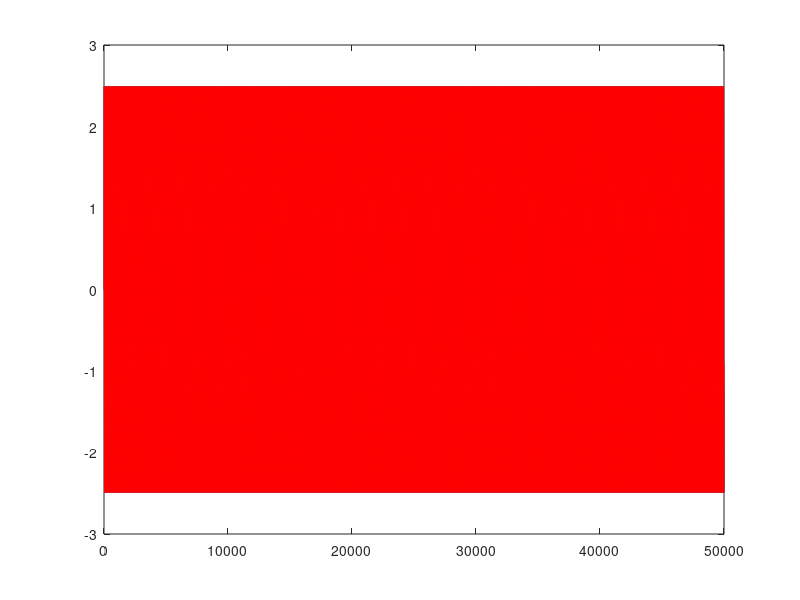

Reproduce this figure in MATLAB.
clc; clear all; close all;
n = 7;m = 7;
num = [0.01 0.25 0.5 1 0.5 0.25 0.01];
den = [1,zeros(1,7)];

u_ff = zeros(1,n);
y_fb = zeros(1,m);
L = 50000;
u = sin(2*pi*1000*(1:L)/L);
y_v = zeros(1,L);
y = 0;

for i = 1:L
    y = sum(u_ff.*num)-sum(y_fb.*den(2:end));
    u_ff = [u(i), u_ff(1:n-1)];
    y_fb= [y, y_fb(1:m-1)];
    y_v(i) = y;
end

y = filter(num,den,u);
plot(y_v); hold on; plot(y,'r');

%%
